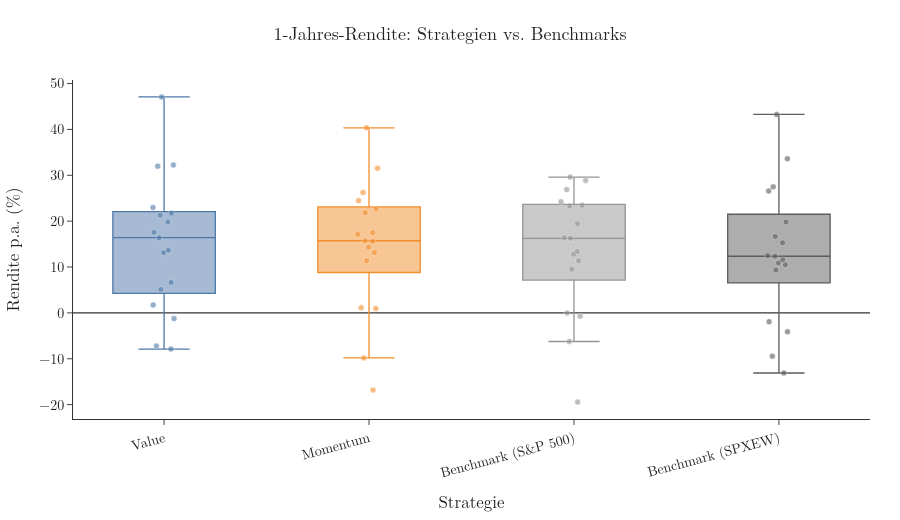
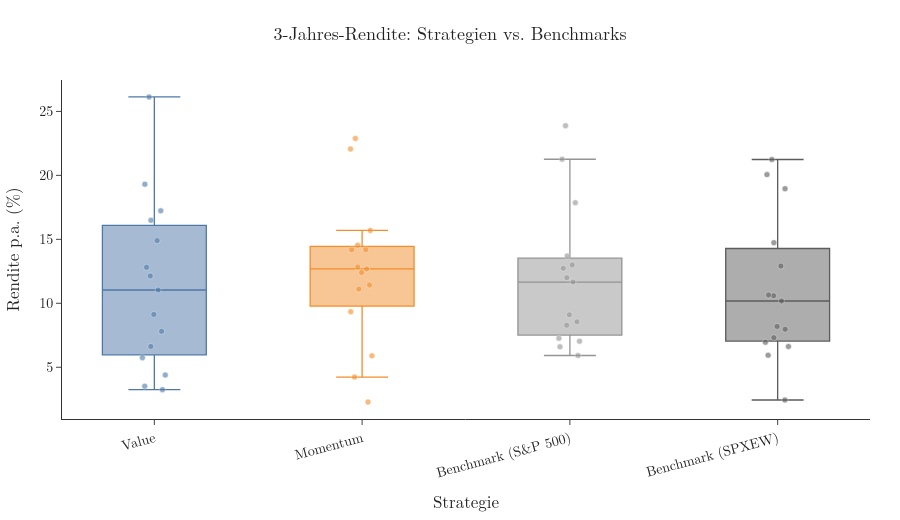
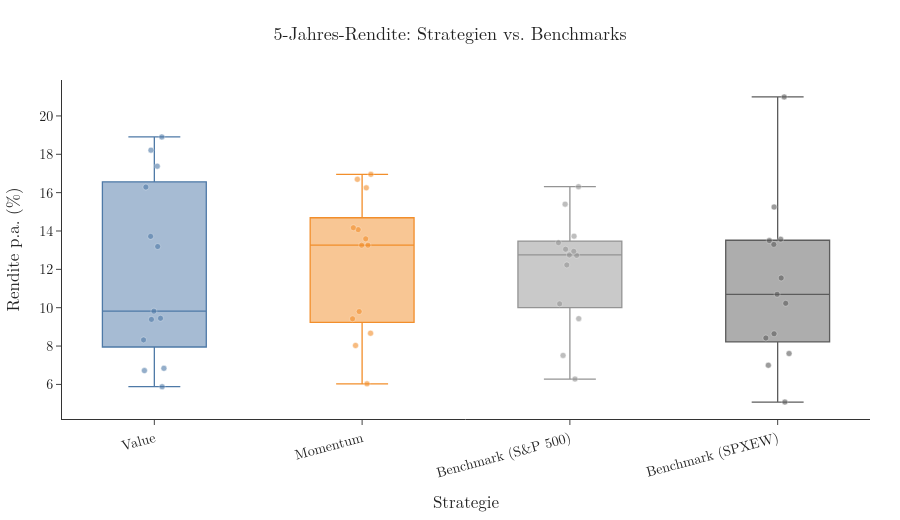

The code cell stored with these charts, in order, in its notebook:
### Code cell
FONT = dict(family="Latin Modern Roman, Times New Roman, serif", size=14, color="#222222")

BLUE = "#4E79A7"        # Value
ORANGE = "#F28E2B"      # Momentum
GREY = "#949494"        # Benchmark GSPC
GREY_DARK = "#5c5c5c"   # Benchmark SPXEW (dunkler, damit beide Benchmarks unterscheidbar sind)

color_map = {
    "value_score": BLUE,
    "momentum_score": ORANGE,
    "passive_GSPC": GREY,
    "passive_SPXEW": GREY_DARK,
}
label_map = {
    "value_score": "Value",
    "momentum_score": "Momentum",
    "passive_GSPC": "Benchmark (S&P 500)",
    "passive_SPXEW": "Benchmark (SPXEW)",
}
order = ["Value", "Momentum", "Benchmark (S&P 500)", "Benchmark (SPXEW)"]

for h in horizons:

    df_filtered = df_unified[df_unified["horizon"] == h].copy()
    df_filtered["strategy_label"] = df_filtered["strategy"].map(label_map)

    fig = px.box(
        df_filtered,
        x="strategy_label",
        y="rendite",
        color="strategy",
        color_discrete_map=color_map,
        category_orders={"strategy_label": order},
        points="all",
    )

    fig.update_traces(
        marker=dict(size=6, opacity=0.6, line=dict(width=0.5, color="white")),
        line=dict(width=1.3),
        jitter=0.3,
        pointpos=0,
        width=0.5,             # <-- feste Boxbreite statt automatischer Vollbreite
    )

    fig.update_xaxes(
        title="Strategie",
        showline=True,
        linecolor="#333333",
        ticks="outside",
        tickangle=-15,          # bei 4 Kategorien mit längeren Labels leicht kippen
        automargin=True,
    )

    fig.update_yaxes(
        title="Rendite p.a. (%)",
        showline=True,
        linecolor="#333333",
        ticks="outside",
        gridcolor="#e6e6e6",
        zeroline=True,
        zerolinecolor="#333333",
        zerolinewidth=1.2,
    )

    fig.update_layout(
        title=f"{h}-Jahres-Rendite: Strategien vs. Benchmarks",
        title_x=0.5,
        title_font=dict(size=18, family=FONT["family"]),
        font=FONT,
        width=900,
        height=520,
        template="simple_white",
        plot_bgcolor="white",
        paper_bgcolor="white",
        margin=dict(l=50, r=30, t=80, b=70),
        showlegend=False,
        boxmode="overlay",     # <-- verhindert unnötige Gruppen-Offsets
        boxgap=0.4,            # <-- Abstand zwischen den Boxen (0-1, kleiner = enger)
        boxgroupgap=0.1,       # <-- Abstand zwischen Gruppen (hier meist irrelevant, da overlay)
    )

    fig.show()

    output_dir = Path(save_path) / "benchmark_comparison"
    output_dir.mkdir(parents=True, exist_ok=True)
    file_path = output_dir / f"benchmark_{h}_year.png"
    fig.write_image(file_path, scale=3)

### Figure 1 — Plotly figure (JSON) as saved in the notebook; plotly's stock layout.template omitted (floating-point values rounded to 4 significant figures)
{"data": [{"alignmentgroup": "True", "boxpoints": "all", "hovertemplate": "strategy=momentum_score<br>strategy_label=%{x}<br>rendite=%{y}<extra></extra>", "jitter": 0.3, "legendgroup": "momentum_score", "line": {"width": 1.3}, "marker": {"color": "#F28E2B", "line": {"color": "white", "width": 0.5}, "opacity": 0.6, "size": 6}, "name": "momentum_score", "notched": false, "offsetgroup": "momentum_score", "orientation": "v", "pointpos": 0, "showlegend": true, "type": "box", "width": 0.5, "x": ["Momentum", "Momentum", "Momentum", "Momentum", "Momentum", "Momentum", "Momentum", "Momentum", "Momentum", "Momentum", "Momentum", "Momentum", "Momentum", "Momentum", "Momentum", "Momentum", "Momentum"], "x0": " ", "xaxis": "x", "y": [17.49, 21.83, 0.96, 15.73, 40.34, 22.66, 1.13, 13.12, 15.6, -9.83, 24.45, 14.33, 31.51, -16.83, 11.37, 26.27, 17.11], "y0": " ", "yaxis": "y"}, {"alignmentgroup": "True", "boxpoints": "all", "hovertemplate": "strategy=value_score<br>strategy_label=%{x}<br>rendite=%{y}<extra></extra>", "jitter": 0.3, "legendgroup": "value_score", "line": {"width": 1.3}, "marker": {"color": "#4E79A7", "line": {"color": "white", "width": 0.5}, "opacity": 0.6, "size": 6}, "name": "value_score", "notched": false, "offsetgroup": "value_score", "orientation": "v", "pointpos": 0, "showlegend": true, "type": "box", "width": 0.5, "x": ["Value", "Value", "Value", "Value", "Value", "Value", "Value", "Value", "Value", "Value", "Value", "Value", "Value", "Value", "Value", "Value", "Value"], "x0": " ", "xaxis": "x", "y": [31.99, 19.83, 5.12, 21.3, 47.08, 21.75, -7.89, 16.4, 13.64, -7.23, 22.99, 1.72, 32.25, -1.24, 17.57, 6.63, 13.13], "y0": " ", "yaxis": "y"}, {"alignmentgroup": "True", "boxpoints": "all", "hovertemplate": "strategy=passive_SPXEW<br>strategy_label=%{x}<br>rendite=%{y}<extra></extra>", "jitter": 0.3, "legendgroup": "passive_SPXEW", "line": {"width": 1.3}, "marker": {"color": "#5c5c5c", "line": {"color": "white", "width": 0.5}, "opacity": 0.6, "size": 6}, "name": "passive_SPXEW", "notched": false, "offsetgroup": "passive_SPXEW", "orientation": "v", "pointpos": 0, "showlegend": true, "type": "box", "width": 0.5, "x": ["Benchmark (SPXEW)", "Benchmark (SPXEW)", "Benchmark (SPXEW)", "Benchmark (SPXEW)", "Benchmark (SPXEW)", "Benchmark (SPXEW)", "Benchmark (SPXEW)", "Benchmark (SPXEW)", "Benchmark (SPXEW)", "Benchmark (SPXEW)", "Benchmark (SPXEW)", "Benchmark (SPXEW)", "Benchmark (SPXEW)", "Benchmark (SPXEW)", "Benchmark (SPXEW)", "Benchmark (SPXEW)", "Benchmark (SPXEW)"], "x0": " ", "xaxis": "x", "y": [43.26, 19.81, -1.92, 15.27, 33.62, 12.35, -4.11, 12.5, 16.68, -9.43, 26.57, 10.47, 27.48, -13.11, 11.56, 10.9, 9.34], "y0": " ", "yaxis": "y"}, {"alignmentgroup": "True", "boxpoints": "all", "hovertemplate": "strategy=passive_GSPC<br>strategy_label=%{x}<br>rendite=%{y}<extra></extra>", "jitter": 0.3, "legendgroup": "passive_GSPC", "line": {"width": 1.3}, "marker": {"color": "#949494", "line": {"color": "white", "width": 0.5}, "opacity": 0.6, "size": 6}, "name": "passive_GSPC", "notched": false, "offsetgroup": "passive_GSPC", "orientation": "v", "pointpos": 0, "showlegend": true, "type": "box", "width": 0.5, "x": ["Benchmark (S&P 500)", "Benchmark (S&P 500)", "Benchmark (S&P 500)", "Benchmark (S&P 500)", "Benchmark (S&P 500)", "Benchmark (S&P 500)", "Benchmark (S&P 500)", "Benchmark (S&P 500)", "Benchmark (S&P 500)", "Benchmark (S&P 500)", "Benchmark (S&P 500)", "Benchmark (S&P 500)", "Benchmark (S&P 500)", "Benchmark (S&P 500)", "Benchmark (S&P 500)", "Benchmark (S&P 500)", "Benchmark (S&P 500)"], "x0": " ", "xaxis": "x", "y": [23.45, 12.78, -0.0, 13.41, 29.6, 11.39, -0.73, 9.54, 19.42, -6.24, 28.88, 16.26, 26.89, -19.44, 24.23, 23.31, 16.39], "y0": " ", "yaxis": "y"}], "layout": {"boxgap": 0.4, "boxgroupgap": 0.1, "boxmode": "overlay", "font": {"color": "#222222", "family": "Latin Modern Roman, Times New Roman, serif", "size": 14}, "height": 520, "legend": {"title": {"text": "strategy"}, "tracegroupgap": 0}, "margin": {"b": 70, "l": 50, "r": 30, "t": 80}, "paper_bgcolor": "white", "plot_bgcolor": "white", "showlegend": false, "title": {"font": {"family": "Latin Modern Roman, Times New Roman, serif", "size": 18}, "text": "1-Jahres-Rendite: Strategien vs. Benchmarks", "x": 0.5}, "width": 900, "xaxis": {"anchor": "y", "automargin": true, "categoryarray": ["Value", "Momentum", "Benchmark (S&P 500)", "Benchmark (SPXEW)"], "categoryorder": "array", "domain": [0, 1], "linecolor": "#333333", "showline": true, "tickangle": -15, "ticks": "outside", "title": {"text": "Strategie"}}, "yaxis": {"anchor": "x", "domain": [0, 1], "gridcolor": "#e6e6e6", "linecolor": "#333333", "showline": true, "ticks": "outside", "title": {"text": "Rendite p.a. (%)"}, "zeroline": true, "zerolinecolor": "#333333", "zerolinewidth": 1.2}}}

### Figure 2 — Plotly figure (JSON) as saved in the notebook; plotly's stock layout.template omitted (floating-point values rounded to 4 significant figures)
{"data": [{"alignmentgroup": "True", "boxpoints": "all", "hovertemplate": "strategy=momentum_score<br>strategy_label=%{x}<br>rendite=%{y}<extra></extra>", "jitter": 0.3, "legendgroup": "momentum_score", "line": {"width": 1.3}, "marker": {"color": "#F28E2B", "line": {"color": "white", "width": 0.5}, "opacity": 0.6, "size": 6}, "name": "momentum_score", "notched": false, "offsetgroup": "momentum_score", "orientation": "v", "pointpos": 0, "showlegend": true, "type": "box", "width": 0.5, "x": ["Momentum", "Momentum", "Momentum", "Momentum", "Momentum", "Momentum", "Momentum", "Momentum", "Momentum", "Momentum", "Momentum", "Momentum", "Momentum", "Momentum", "Momentum"], "x0": " ", "xaxis": "x", "y": [15.7, 12.69, 14.54, 22.06, 14.19, 11.11, 11.43, 9.34, 12.83, 14.18, 22.89, 5.89, 4.23, 2.28, 12.41], "y0": " ", "yaxis": "y"}, {"alignmentgroup": "True", "boxpoints": "all", "hovertemplate": "strategy=value_score<br>strategy_label=%{x}<br>rendite=%{y}<extra></extra>", "jitter": 0.3, "legendgroup": "value_score", "line": {"width": 1.3}, "marker": {"color": "#4E79A7", "line": {"color": "white", "width": 0.5}, "opacity": 0.6, "size": 6}, "name": "value_score", "notched": false, "offsetgroup": "value_score", "orientation": "v", "pointpos": 0, "showlegend": true, "type": "box", "width": 0.5, "x": ["Value", "Value", "Value", "Value", "Value", "Value", "Value", "Value", "Value", "Value", "Value", "Value", "Value", "Value", "Value"], "x0": " ", "xaxis": "x", "y": [19.31, 12.81, 17.23, 26.13, 14.9, 12.14, 7.81, 3.25, 6.63, 5.75, 16.49, 4.39, 9.13, 3.52, 11.04], "y0": " ", "yaxis": "y"}, {"alignmentgroup": "True", "boxpoints": "all", "hovertemplate": "strategy=passive_SPXEW<br>strategy_label=%{x}<br>rendite=%{y}<extra></extra>", "jitter": 0.3, "legendgroup": "passive_SPXEW", "line": {"width": 1.3}, "marker": {"color": "#5c5c5c", "line": {"color": "white", "width": 0.5}, "opacity": 0.6, "size": 6}, "name": "passive_SPXEW", "notched": false, "offsetgroup": "passive_SPXEW", "orientation": "v", "pointpos": 0, "showlegend": true, "type": "box", "width": 0.5, "x": ["Benchmark (SPXEW)", "Benchmark (SPXEW)", "Benchmark (SPXEW)", "Benchmark (SPXEW)", "Benchmark (SPXEW)", "Benchmark (SPXEW)", "Benchmark (SPXEW)", "Benchmark (SPXEW)", "Benchmark (SPXEW)", "Benchmark (SPXEW)", "Benchmark (SPXEW)", "Benchmark (SPXEW)", "Benchmark (SPXEW)", "Benchmark (SPXEW)", "Benchmark (SPXEW)"], "x0": " ", "xaxis": "x", "y": [18.96, 10.65, 14.74, 20.06, 12.91, 6.62, 7.97, 5.94, 10.18, 8.19, 21.24, 6.96, 7.31, 2.44, 10.59], "y0": " ", "yaxis": "y"}, {"alignmentgroup": "True", "boxpoints": "all", "hovertemplate": "strategy=passive_GSPC<br>strategy_label=%{x}<br>rendite=%{y}<extra></extra>", "jitter": 0.3, "legendgroup": "passive_GSPC", "line": {"width": 1.3}, "marker": {"color": "#949494", "line": {"color": "white", "width": 0.5}, "opacity": 0.6, "size": 6}, "name": "passive_GSPC", "notched": false, "offsetgroup": "passive_GSPC", "orientation": "v", "pointpos": 0, "showlegend": true, "type": "box", "width": 0.5, "x": ["Benchmark (S&P 500)", "Benchmark (S&P 500)", "Benchmark (S&P 500)", "Benchmark (S&P 500)", "Benchmark (S&P 500)", "Benchmark (S&P 500)", "Benchmark (S&P 500)", "Benchmark (S&P 500)", "Benchmark (S&P 500)", "Benchmark (S&P 500)", "Benchmark (S&P 500)", "Benchmark (S&P 500)", "Benchmark (S&P 500)", "Benchmark (S&P 500)", "Benchmark (S&P 500)"], "x0": " ", "xaxis": "x", "y": [11.66, 8.55, 13.7, 17.86, 12.74, 6.6, 9.1, 7.04, 13.0, 12.0, 23.88, 5.92, 8.29, 7.26, 21.26], "y0": " ", "yaxis": "y"}], "layout": {"boxgap": 0.4, "boxgroupgap": 0.1, "boxmode": "overlay", "font": {"color": "#222222", "family": "Latin Modern Roman, Times New Roman, serif", "size": 14}, "height": 520, "legend": {"title": {"text": "strategy"}, "tracegroupgap": 0}, "margin": {"b": 70, "l": 50, "r": 30, "t": 80}, "paper_bgcolor": "white", "plot_bgcolor": "white", "showlegend": false, "title": {"font": {"family": "Latin Modern Roman, Times New Roman, serif", "size": 18}, "text": "3-Jahres-Rendite: Strategien vs. Benchmarks", "x": 0.5}, "width": 900, "xaxis": {"anchor": "y", "automargin": true, "categoryarray": ["Value", "Momentum", "Benchmark (S&P 500)", "Benchmark (SPXEW)"], "categoryorder": "array", "domain": [0, 1], "linecolor": "#333333", "showline": true, "tickangle": -15, "ticks": "outside", "title": {"text": "Strategie"}}, "yaxis": {"anchor": "x", "domain": [0, 1], "gridcolor": "#e6e6e6", "linecolor": "#333333", "showline": true, "ticks": "outside", "title": {"text": "Rendite p.a. (%)"}, "zeroline": true, "zerolinecolor": "#333333", "zerolinewidth": 1.2}}}

### Figure 3 — Plotly figure (JSON) as saved in the notebook; plotly's stock layout.template omitted (floating-point values rounded to 4 significant figures)
{"data": [{"alignmentgroup": "True", "boxpoints": "all", "hovertemplate": "strategy=momentum_score<br>strategy_label=%{x}<br>rendite=%{y}<extra></extra>", "jitter": 0.3, "legendgroup": "momentum_score", "line": {"width": 1.3}, "marker": {"color": "#F28E2B", "line": {"color": "white", "width": 0.5}, "opacity": 0.6, "size": 6}, "name": "momentum_score", "notched": false, "offsetgroup": "momentum_score", "orientation": "v", "pointpos": 0, "showlegend": true, "type": "box", "width": 0.5, "x": ["Momentum", "Momentum", "Momentum", "Momentum", "Momentum", "Momentum", "Momentum", "Momentum", "Momentum", "Momentum", "Momentum", "Momentum", "Momentum"], "x0": " ", "xaxis": "x", "y": [16.95, 16.7, 13.26, 13.26, 16.25, 8.03, 9.42, 14.17, 14.07, 9.8, 13.59, 8.67, 6.03], "y0": " ", "yaxis": "y"}, {"alignmentgroup": "True", "boxpoints": "all", "hovertemplate": "strategy=value_score<br>strategy_label=%{x}<br>rendite=%{y}<extra></extra>", "jitter": 0.3, "legendgroup": "value_score", "line": {"width": 1.3}, "marker": {"color": "#4E79A7", "line": {"color": "white", "width": 0.5}, "opacity": 0.6, "size": 6}, "name": "value_score", "notched": false, "offsetgroup": "value_score", "orientation": "v", "pointpos": 0, "showlegend": true, "type": "box", "width": 0.5, "x": ["Value", "Value", "Value", "Value", "Value", "Value", "Value", "Value", "Value", "Value", "Value", "Value", "Value"], "x0": " ", "xaxis": "x", "y": [18.91, 18.21, 13.72, 17.38, 16.29, 6.84, 5.88, 9.45, 9.82, 6.72, 9.39, 8.32, 13.19], "y0": " ", "yaxis": "y"}, {"alignmentgroup": "True", "boxpoints": "all", "hovertemplate": "strategy=passive_SPXEW<br>strategy_label=%{x}<br>rendite=%{y}<extra></extra>", "jitter": 0.3, "legendgroup": "passive_SPXEW", "line": {"width": 1.3}, "marker": {"color": "#5c5c5c", "line": {"color": "white", "width": 0.5}, "opacity": 0.6, "size": 6}, "name": "passive_SPXEW", "notched": false, "offsetgroup": "passive_SPXEW", "orientation": "v", "pointpos": 0, "showlegend": true, "type": "box", "width": 0.5, "x": ["Benchmark (SPXEW)", "Benchmark (SPXEW)", "Benchmark (SPXEW)", "Benchmark (SPXEW)", "Benchmark (SPXEW)", "Benchmark (SPXEW)", "Benchmark (SPXEW)", "Benchmark (SPXEW)", "Benchmark (SPXEW)", "Benchmark (SPXEW)", "Benchmark (SPXEW)", "Benchmark (SPXEW)", "Benchmark (SPXEW)"], "x0": " ", "xaxis": "x", "y": [20.99, 15.25, 10.23, 13.3, 13.57, 5.08, 7.61, 10.7, 13.5, 7.0, 11.55, 8.64, 8.42], "y0": " ", "yaxis": "y"}, {"alignmentgroup": "True", "boxpoints": "all", "hovertemplate": "strategy=passive_GSPC<br>strategy_label=%{x}<br>rendite=%{y}<extra></extra>", "jitter": 0.3, "legendgroup": "passive_GSPC", "line": {"width": 1.3}, "marker": {"color": "#949494", "line": {"color": "white", "width": 0.5}, "opacity": 0.6, "size": 6}, "name": "passive_GSPC", "notched": false, "offsetgroup": "passive_GSPC", "orientation": "v", "pointpos": 0, "showlegend": true, "type": "box", "width": 0.5, "x": ["Benchmark (S&P 500)", "Benchmark (S&P 500)", "Benchmark (S&P 500)", "Benchmark (S&P 500)", "Benchmark (S&P 500)", "Benchmark (S&P 500)", "Benchmark (S&P 500)", "Benchmark (S&P 500)", "Benchmark (S&P 500)", "Benchmark (S&P 500)", "Benchmark (S&P 500)", "Benchmark (S&P 500)", "Benchmark (S&P 500)"], "x0": " ", "xaxis": "x", "y": [15.4, 13.05, 10.2, 12.23, 13.39, 6.28, 9.43, 12.94, 16.31, 7.51, 13.73, 12.73, 12.75], "y0": " ", "yaxis": "y"}], "layout": {"boxgap": 0.4, "boxgroupgap": 0.1, "boxmode": "overlay", "font": {"color": "#222222", "family": "Latin Modern Roman, Times New Roman, serif", "size": 14}, "height": 520, "legend": {"title": {"text": "strategy"}, "tracegroupgap": 0}, "margin": {"b": 70, "l": 50, "r": 30, "t": 80}, "paper_bgcolor": "white", "plot_bgcolor": "white", "showlegend": false, "title": {"font": {"family": "Latin Modern Roman, Times New Roman, serif", "size": 18}, "text": "5-Jahres-Rendite: Strategien vs. Benchmarks", "x": 0.5}, "width": 900, "xaxis": {"anchor": "y", "automargin": true, "categoryarray": ["Value", "Momentum", "Benchmark (S&P 500)", "Benchmark (SPXEW)"], "categoryorder": "array", "domain": [0, 1], "linecolor": "#333333", "showline": true, "tickangle": -15, "ticks": "outside", "title": {"text": "Strategie"}}, "yaxis": {"anchor": "x", "domain": [0, 1], "gridcolor": "#e6e6e6", "linecolor": "#333333", "showline": true, "ticks": "outside", "title": {"text": "Rendite p.a. (%)"}, "zeroline": true, "zerolinecolor": "#333333", "zerolinewidth": 1.2}}}
